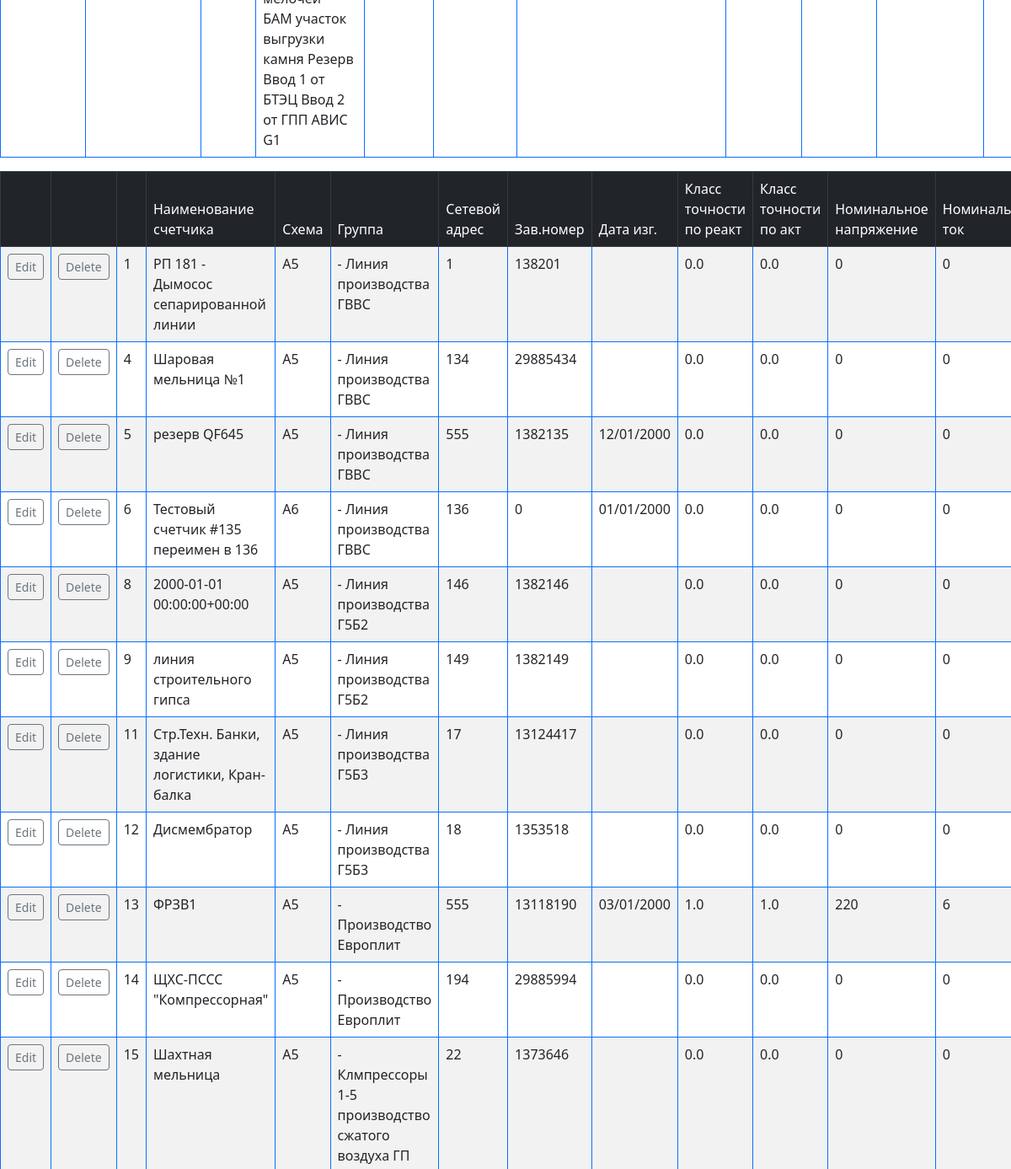
Before: /edit_counter/ (middle part) with the older database file.
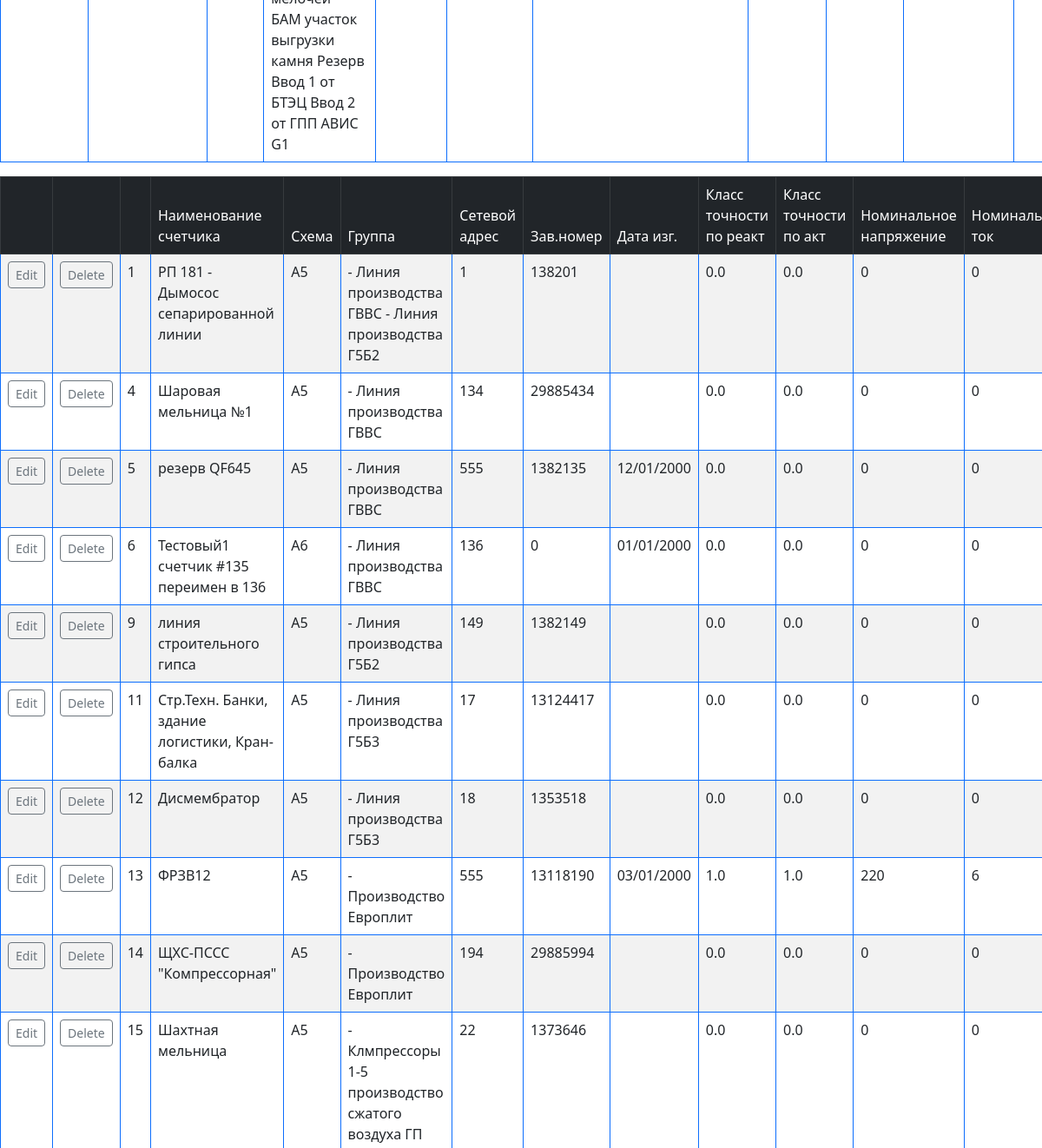
After: the same page with the newer database file.
### WebViewMercury/models.py (models this page shows, shortened)
class DBG(models.Model):
    name_group_full = models.CharField(max_length=50)
    class Meta:
        verbose_name = 'Группа'
        verbose_name_plural = 'Группы'

class DBC(models.Model):
    name_counter_full = models.CharField(max_length=50, verbose_name='Наименование счетчика', blank=False, default="")  # обязательное поле для формы (blank=False)
    groupes = models.ManyToManyField(DBG, through="DBGC", verbose_name='Наименование группы')
    schem = models.CharField(max_length=20, default="", blank=True)                                                     # НЕобязательное поле для формы
    net_adress = models.IntegerField(verbose_name='Сетевой адрес', blank=False, default=0) # обязательное поле для формы (blank=False)
    manuf_number = models.IntegerField(verbose_name='Заводской номер', default=0, blank=True)
    manuf_data = models.DateTimeField(verbose_name='Дата изготовление', default='2000-01-01T00:00', blank=True)
    version_data = models.BigIntegerField(blank=True, default=0)             # вариант исполнения счетчика (6+2 = 8 байт в виде одного числа) (стр.77)
    klass_react = models.FloatField(blank=True, default=0)                   # класс точности по реактивной энергии (стр.75)
    klass_act = models.FloatField(blank=True, default=0)                     # класс точности по активной энергии (стр.75)
    nom_u = models.IntegerField(blank=True, default=0)
    nom_i = models.IntegerField(blank=True, default=0)
    ku = models.IntegerField(blank=True, default=0)                  # коэф трансформации
    ki = models.IntegerField(blank=True, default=0)
    koefA = models.IntegerField(blank=True, default=0)               #
    datetime = models.DateTimeField(blank=True, default='2000-01-01T00:00')           # текущее время и дата счетчика
    adress_last_record = models.IntegerField(blank=True, default=0)  # адрес последней записи массива средних мощностей (стр.78)
    datetime_adr0 = models.DateTimeField(blank=True, default='2000-01-01T00:00')      # дата и время последней записи массива средних мощностей (стр.79)
    class Meta:
        verbose_name = 'Счетчик'
        verbose_name_plural = 'Счетчики'

### WebViewMercury/views.py (the view)
# urls.py: path('edit_counter/', views.edit_counter, name='edit_counter'),
def edit_counter(request):
    if request.POST:
        if '_buttonDeleteCounter' in request.POST:
            id_counter = request.POST.get('_buttonDeleteCounter')
            DBC.objects.filter(pk=id_counter).delete()
            return redirect('edit_counter')
        if '_buttonEditCounter' in request.POST:
            print(request.POST)
            id_counter = request.POST.get('_buttonEditCounter')
            print("id_counter:", id_counter)
            name_group = DBGC.objects.get(counter=id_counter).group
            data = {}
            form = DBCForm()
            cfg.id_edit_counter =  DBC.objects.get(pk=id_counter).pk
            form.fields['name_counter_full'].initial =  DBC.objects.get(pk=id_counter).name_counter_full
            form.fields['groupes'].initial =              DBC.objects.get(pk=id_counter).groupes # DBGC.objects.get(counter=id_counter).group
            form.fields['schem'].initial =              DBC.objects.get(pk=id_counter).schem
            form.fields['net_adress'].initial =         DBC.objects.get(pk=id_counter).net_adress
            form.fields['manuf_number'].initial =       DBC.objects.get(pk=id_counter).manuf_number
            form.fields['manuf_data'].initial =         DBC.objects.get(pk=id_counter).manuf_data
            form.fields['version_data'].initial =       DBC.objects.get(pk=id_counter).version_data
            form.fields['klass_react'].initial =        DBC.objects.get(pk=id_counter).klass_react
            form.fields['klass_act'].initial =          DBC.objects.get(pk=id_counter).klass_act
            form.fields['nom_u'].initial =              DBC.objects.get(pk=id_counter).nom_u
            form.fields['nom_i'].initial =              DBC.objects.get(pk=id_counter).nom_i
            form.fields['ku'].initial =                 DBC.objects.get(pk=id_counter).ku
            form.fields['ki'].initial =                 DBC.objects.get(pk=id_counter).ki
            form.fields['koefA'].initial =              DBC.objects.get(pk=id_counter).koefA
            data['form']= form
            print(data['form'])
            if not (DBC.objects.get(pk=id_counter).manuf_data):
                    form.fields['manuf_data'].initial = datetime.date(2000, 1, 1)
            dbc = DBC.objects.all
            data['dbc']= dbc
            data['mode_edit'] = "update"
            data['id'] = DBC.objects.get(pk=id_counter).pk
            print("data['id'] = DBC.objects.get(pk=id_counter).pk = ", data['id'])
            return render(request, "edit_counter.html", context=data)
        if '_buttonSaveCounter' in request.POST:
            form = DBCForm(request.POST)
            print(request.POST)
            id_edit_counter = request.POST.get('_buttonSaveCounter')
            print("id_edit_counter:", id_edit_counter)
            name_group = DBGC.objects.get(counter=id_edit_counter).group
            id_group = DBG.objects.get(name_group_full = name_group).pk
            print("name_group = DBGC.objects.get(counter=id_counter).group:", name_group)
            print("id_group = DBG.objects.get(name_group_full = name_group).pk:", id_group)
            DBC.objects.filter(pk=id_edit_counter).update(name_counter_full=form['name_counter_full'])
            DBC.objects.filter(pk=id_edit_counter).update(schem=form['schem'])
            DBC.objects.filter(pk=id_edit_counter).update(net_adress=form['net_adress'])
            DBC.objects.filter(pk=id_edit_counter).update(manuf_number=form['manuf_number'])
            DBC.objects.filter(pk=id_edit_counter).update(manuf_data=form['manuf_data'])
            DBC.objects.filter(pk=id_edit_counter).update(klass_react=form['klass_react'])
            DBC.objects.filter(pk=id_edit_counter).update(klass_act=form['klass_act'])
            DBC.objects.filter(pk=id_edit_counter).update(nom_u=form['nom_u'])
            DBC.objects.filter(pk=id_edit_counter).update(nom_i=form['nom_i'])
            DBC.objects.filter(pk=id_edit_counter).update(ku=form['ku'])
            DBC.objects.filter(pk=id_edit_counter).update(ki=form['ki'])
            DBC.objects.filter(pk=id_edit_counter).update(koefA=form['koefA'])
            cfg.id_edit_counter = None
            return redirect('edit_counter')
        if '_addCounter'  in request.POST:
            form = DBCForm(request.POST)
            if form.is_valid():
                print ("FormCleanedData:\n", form.cleaned_data)
                new_counter = form.save()
                return redirect('view_dbc')
            else:
                print("upss")
                return redirect('edit_counter')
    else:
        form = DBCForm()
        form.fields['name_counter_full'].initial = 'новый счетчик'
    dbc = DBC.objects.all
    dbg = DBG.objects.all
    data = {}
    data['dbg']= dbg
    data['dbc']= dbc
    data['form']= form
    data['mode_edit'] = "add"
    return render(request, "edit_counter.html", context=data)

### template/edit_counter.html (shortened to what this page needs)
{% extends 'base.html' %}
{% block content %}
<form action="{% url 'edit_counter' %}" method="post">
    <div class="row g-3">
        <div class="col">
            <div class="card-body">
                <div class="table-responsive">
                    <table class="table table-bordered border-primary">
                        <tbody>
                            <tr>
                                <td>
                                </td>
                                <td>
                                </td>
                                <td>{{ form.schem }}
                                </td>
                                <td>
                                        {% for gr in dbg%}
                                        {{ gr.name_group_full}}
                                        {% endfor %}
                                </td>
                                <td>{{ form.net_adress }}
                                </td>
                                <td>{{ form.manuf_number }}
                                </td>
                                <td>{{ form.manuf_data }}
                                </td>
                                <td>{{ form.klass_react }}
                                </td>
                                <td>{{ form.klass_act }}
                                </td>
                                <td>{{ form.nom_u }}
                                </td>
                                <td>{{ form.nom_i }}
                                </td>
                            </tr>
                        </tbody>
                    </table>
                </div>
            </div>
        </div>
    </div>
    <div class="card-body">
        <div class="table-responsive">
            <table class="table table-bordered border-primary table-striped table-hover">
                <thead class="table-dark">
                    <td></td>
                    <td></td>
                    <td></td>
                    <td>Наименование счетчика</td>
                    <td>Схема</td>
                    <td>Группа</td>
                    <td>Сетевой адрес</td>
                    <td>Зав.номер</td>
                    <td>Дата изг.</td>
                    <td>Класс точности по реакт</td>
                    <td>Класс точности по акт</td>
                    <td>Номинальное напряжение</td>
                    <td>Номинальный ток</td>
                </thead>
                {% for item in dbc %}
                <tr>
                    <td><button type="submit" class="btn btn-sm btn-outline-secondary" value="{{ item.id }}"
                            name="_buttonEditCounter">Edit</button></td>
                    <td><button type="submit" class="btn btn-sm btn-outline-secondary" value="{{ item.id }}"
                            name="_buttonDeleteCounter">Delete</button></td>
                    <td>{{ item.id }}</td>
                    <td>{{ item.name_counter_full }}</td>
                    <td>{{ item.schem }}</td>
                        <td>    {% for group in item.groupes.all %}
                                    - {{group.name_group_full}}
                                {% endfor %}</td>
                    <td>{{ item.net_adress }}</td>
                    <td>{{ item.manuf_number }}</td>
                    <td>{{ item.manuf_data|date:"d/m/Y" }}</td>
                    <td>{{ item.klass_react }}</td>
                    <td>{{ item.klass_act }}</td>
                    <td>{{ item.nom_u }}</td>
                    <td>{{ item.nom_i }}</td>
                </tr>
                {% endfor %}
            </table>
        </div>
    </div>
</form>
{% endblock %}

Changed rows visible on the page:
removed DBC: id "8", name_counter_full "2000-01-01 00:00:00+00:00", schem "A5", net_adress "146", manuf_number "1382146", klass_react "0.0", klass_act "0.0", nom_u "0", nom_i "0", DBG (name_group_full "Линия производства Г5Б2")
changed DBC "РП 181 - Дымосос сепарированной линии": gains DBG (name_group_full "Линия производства Г5Б2")
changed DBC id 6: name_counter_full "Тестовый счетчик #135 переимен в 136" → "Тестовый1 счетчик #135 переимен в 136"
changed DBC id 13: name_counter_full "ФРЗВ1" → "ФРЗВ12"
